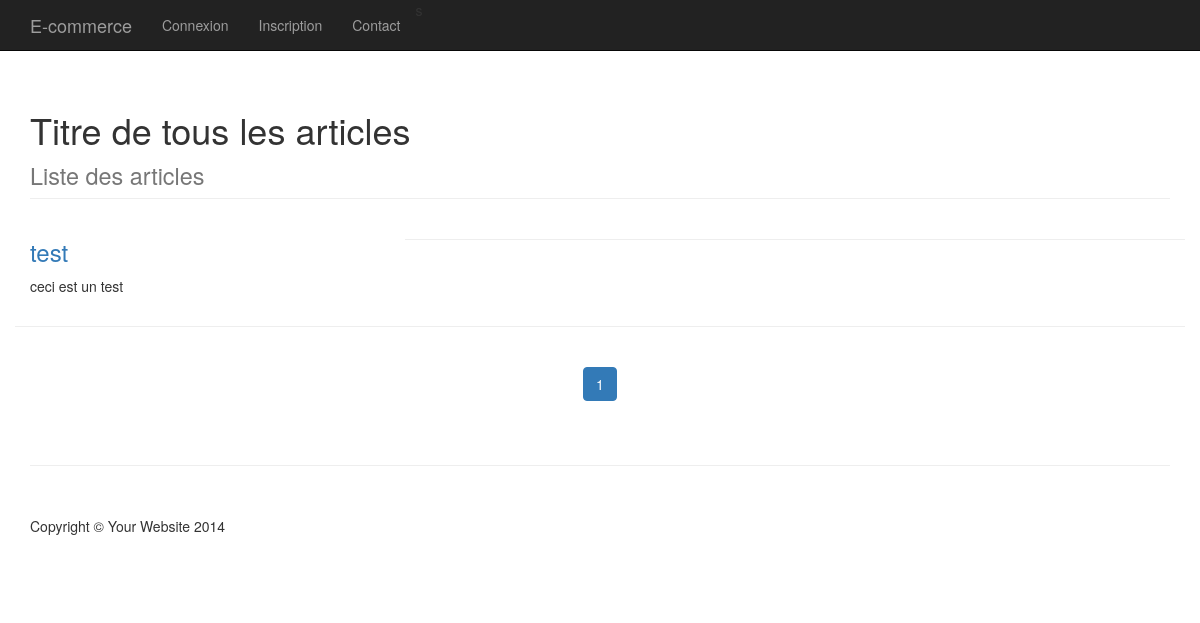
Page /?page=20 on the earlier database version.
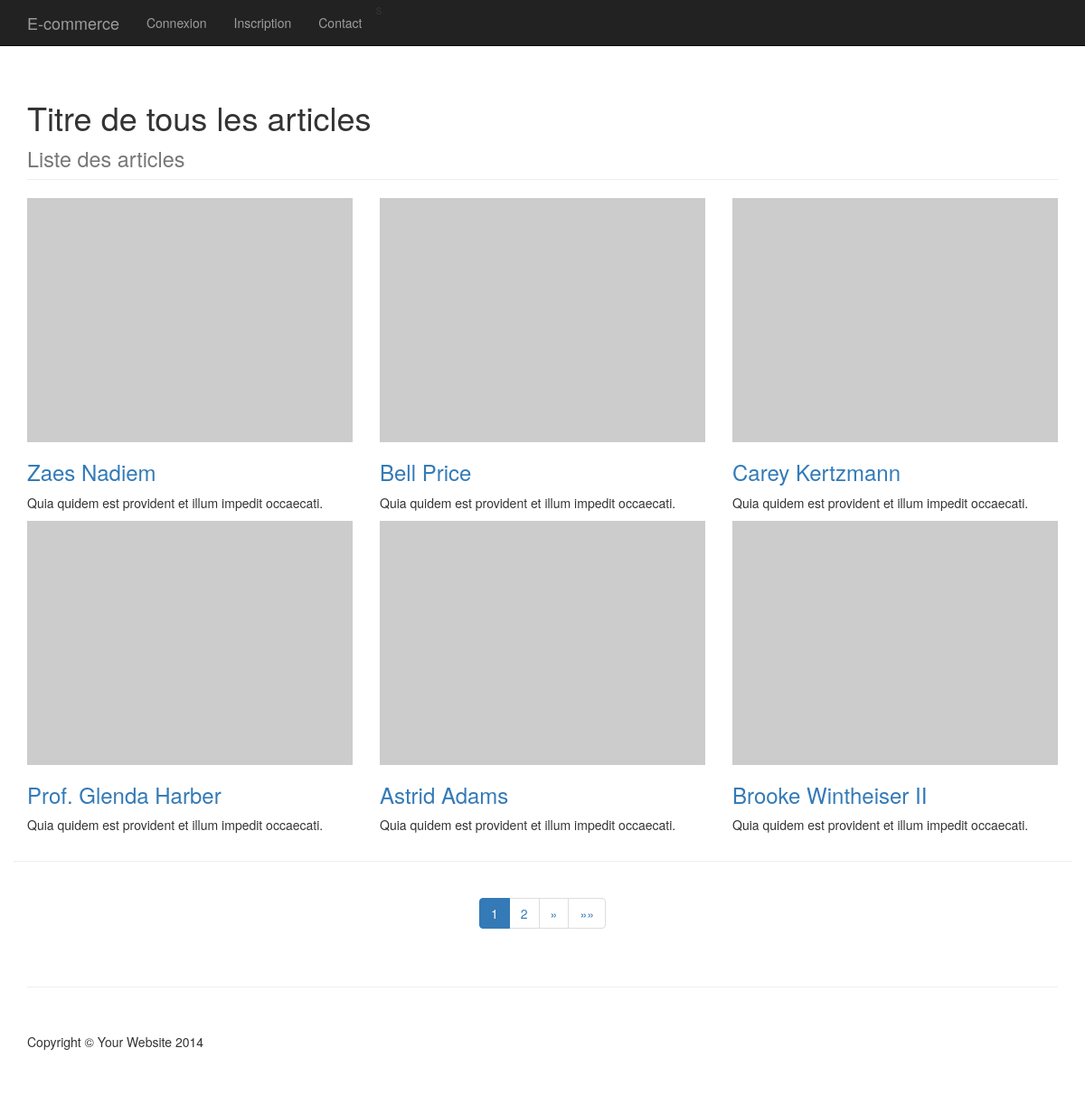
Same page on the later database version.
### tables this page shows
CREATE TABLE `product` (
  `id` int(11) NOT NULL,
  `name` varchar(50) NOT NULL,
  `description` text NOT NULL,
  `image` varchar(255) NOT NULL,
  `price` decimal(10,2) NOT NULL,
  `quantity` varchar(255) NOT NULL
);

### index.php (called while the page is built, shortened)
<?php
include_once 'app/routes.php';
include_once 'app/pages.php';
include_once 'php/common/header.php';
include_once $_ROUTES[$page][1];
include_once 'php/common/footer.php';
 ?>

### app/functions/fnc.isLogged.php (called while the page is built)
<?php
function isLogged()
{
  return isset($_SESSION['user']['id']) && !empty($_SESSION['user']['id']);
}
?>

### php/pages/productsList.php (the view, shortened to what this page needs)
<?php
$pageNum = isset($_GET['pageNum']) ? $_GET['pageNum'] : 1;
$nbreArticleParPage = 6;
$pageNumero = $pageNum-1;
$start = $pageNumero * $nbreArticleParPage;
$countQuery = $bdd->query("SELECT COUNT(*) FROM product");
$countArticles = $countQuery->fetchColumn();
$nbrePages = ceil($countArticles / $nbreArticleParPage);
$pageNext = $pageNum+1;
$query = $bdd->query("SELECT id, name, description, image FROM product LIMIT $start,$nbreArticleParPage");
$results = $query->fetchAll(PDO::FETCH_OBJ);
?>
<div class="container">
    <div class="row">
        <div class="col-lg-12">
            <h1 class="page-header">Titre de tous les articles
                <small><br />Liste des articles</small>
            </h1>
        </div>
    </div>
    <div class="row">
      <?php foreach ($results as $key => $value): ?>
        <div class="col-md-4 portfolio-item">
            <a href="#">
                <img class="img-responsive" src="<?php echo $value->image; ?>" alt="">
            </a>
            <h3>
                <a href="#"><?php echo $value->name; ?></a>
            </h3>
            <p><?php echo $value->description; ?></p>
        </div>
      <?php endforeach; ?>
    <hr>
    <div class="row text-center">
        <div class="col-lg-12">
          <hr>
          <nav aria-label="Page navigation">
            <ul class="pagination">
              <?php
              for ($i=1; $i<=$nbrePages; $i++) {
                  if ($pageNum == $i) {
                      echo "<li class=\"active\"><a href=\"?page=20&pageNum=".$i."\">$i</a></li>";
                  } else {
                      echo "<li><a href=\"?page=20&pageNum=".$i."\">$i</a></li>";
                  }
              }
              ?>
              <?php if ($pageNext <= $nbrePages): ?>
                <li>
                  <a href="?page=20&pageNum="<?php $pageNext?> aria-label="Next">
                    <span aria-hidden="true">&raquo;</span>
                  </a>
                </li>
                <li>
                  <a href="?page=20&pageNum="<?php $nbrePages ?> aria-label="Next">
                    <span aria-hidden="true">&raquo;&raquo;</span>
                  </a>
                </li>
              <?php endif; ?>
            </ul>
          </nav>
          <br>
        </div>
    </div>

### php/common/header.php (shortened to what this page needs)
<!DOCTYPE html>
<html lang="en">
  <head>
      <link href="resources/css/bootstrap.min.css" rel="stylesheet">
      <link href="resources/css/shop-homepage.css" rel="stylesheet">
  </head>
  <body>
    <nav class="navbar navbar-inverse navbar-fixed-top" role="navigation">
        <div class="container">
            <div class="navbar-header">
                <a class="navbar-brand" href="?page=0">E-commerce</a>
            </div>
            <div class="collapse navbar-collapse" id="bs-example-navbar-collapse-1">
                <ul class="nav navbar-nav">
                  <?php if (isLogged()): ?>
                  <li>Bonjour <?php echo $_SESSION['user']['login'];?> </li>
                  <?php else: ?>
                   <li><a href="#">Connexion</a></li>
                   <li>
                       <a href="?page=10">Inscription</a>
                   </li>
                   <li>
                       <a href="#">Contact</a>
                   </li>
                <?php endif; ?>s
                </ul>
            </div>
        </div>
    </nav>

### php/common/footer.php (shortened to what this page needs)
    <div class="container">
      <hr>
      <footer>
        <div class="row">
          <div class="col-lg-12">
            <p>Copyright &copy; Your Website 2014</p>
          </div>
        </div>
      </footer>
    </div>
  </body>
</html>

### resources/css/shop-homepage.css (style rules this page uses)
body { padding-top: 70px; }
footer { margin: 50px 0; }

Differences in the rows shown:
removed product: name "test", description "ceci est un test"
added product: name "Zaes Nadiem", description "Quia quidem est provident et illum impedit occaecati."
added product: name "Bell Price", description "Quia quidem est provident et illum impedit occaecati."
added product: name "Carey Kertzmann", description "Quia quidem est provident et illum impedit occaecati."
added product: name "Prof. Glenda Harber", description "Quia quidem est provident et illum impedit occaecati."
added product: name "Astrid Adams", description "Quia quidem est provident et illum impedit occaecati."
added product: name "Brooke Wintheiser II", description "Quia quidem est provident et illum impedit occaecati."
Other differences:
new list line: "2"
